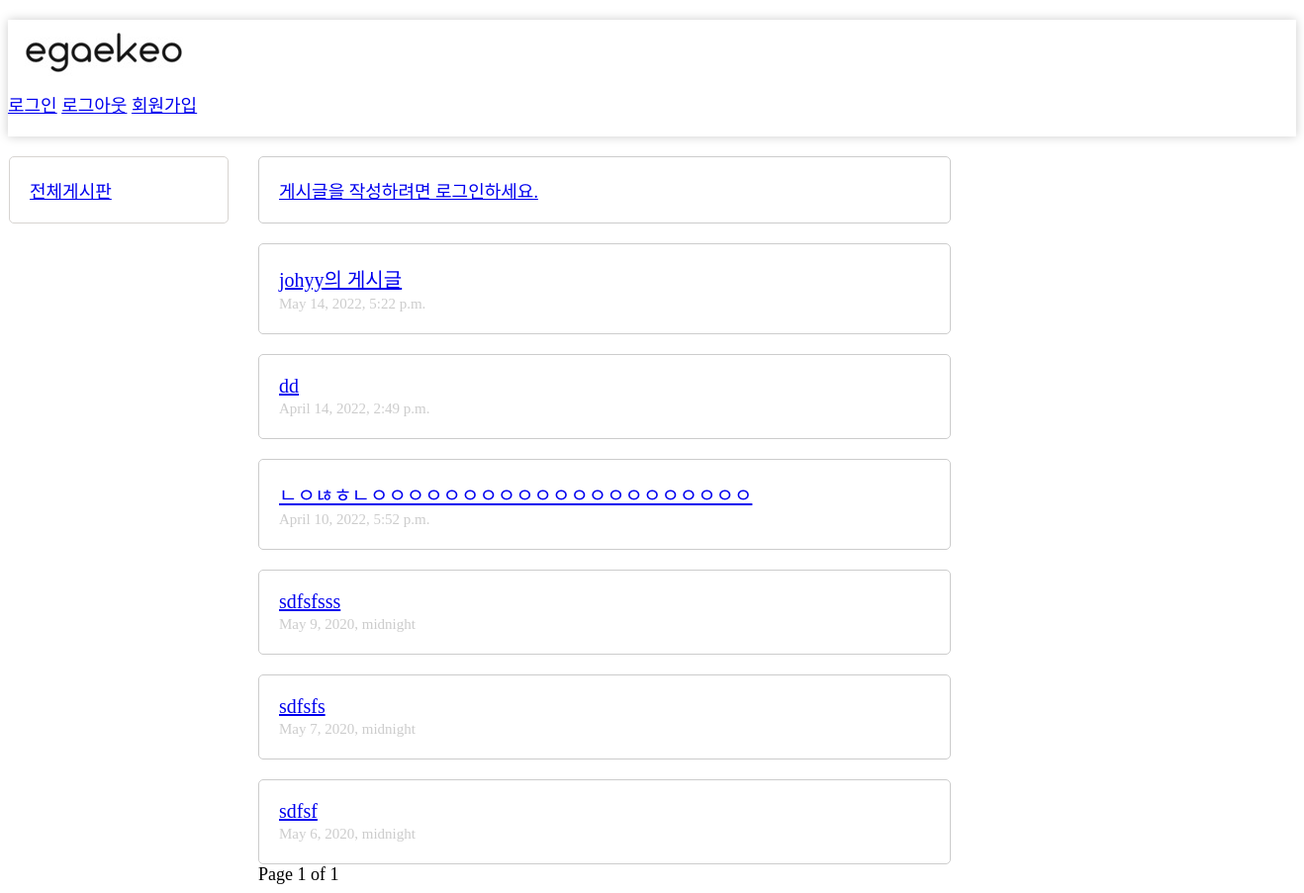
The app's page /, older data.
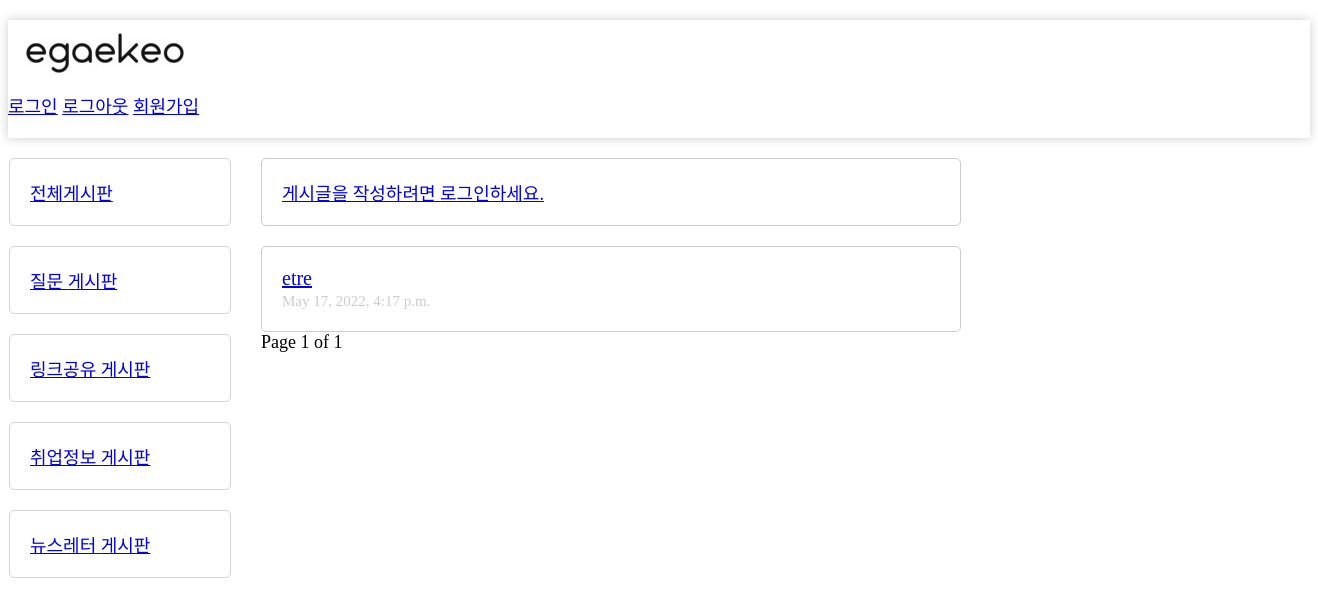
The same page, newer data.
### main/models.py (models this page shows, shortened)
class Post(models.Model):
    user = models.ForeignKey(settings.AUTH_USER_MODEL,
                             on_delete=models.CASCADE, default="", null=True)
    category = models.ForeignKey(
        Category, on_delete=models.CASCADE, default="", null=True)
    like_users = models.ManyToManyField(
        settings.AUTH_USER_MODEL, related_name='like_post')
    title = models.CharField(max_length=100)
    upload_time = models.DateTimeField(default=timezone.now)
    contents = models.TextField()

class Category(models.Model):
    name = models.CharField(max_length=255)
    class Meta:
        verbose_name = "Category"
        verbose_name_plural = "Categories"

### main/views.py (the view)
# urls.py: path('', views.index, name="index"),
def index(request):
    cate_list = Category.objects.all()
    post_list = Post.objects.order_by('-upload_time')
    paginator = Paginator(post_list, 6)
    page_number = request.GET.get('page')
    page_obj = paginator.get_page(page_number)
    return render(request, 'index.html', {'page_obj': page_obj, 'cate_list': cate_list})

### main/templates/index.html
{%extends 'base1.html'%}
{%block content%}
    <div class="post_in_rank">
        {%for post in page_obj %}
            <li class="post_detail"><a class="post_title" href="{%url 'detail' pk=post.id %}">{{post.title}}</a>
            </br><span class="upload_time">{{post.upload_time}}</span></li>
        {%endfor%}
    </div>
{%endblock%}

### main/templates/base1.html (shortened to what this page needs)
<!DOCTYPE html>
<html lang="en">
<head>
    {%load static%}
    <link rel = "stylesheet" href="{%static '/css/style.css'%}">
</head>
<body>
    <header>
        <div class="logo"><img src="/static/images/logo.png"></div>
        <div class="login">
            <a href="{%url 'common:login'%}">로그인</a>
            <a href="{%url 'common:logout'%}">로그아웃</a>
            <a href="{%url 'common:signup'%}">회원가입</a>
        </div>
    </header>
    <div class="main">
        <div class="nav">
            <li class="board-1"><a href="{%url 'index'%}">전체게시판</a></li>
            {%for item in cate_list%}
            <li class="board-1"><a href="{%url 'category_index' item.name%}">{{item.name}} 게시판</a></li>
            {%endfor%}
        </div>
        <div class="post">
            <div class="post_new">
                {%if request.user.is_authenticated%}
                    <a href="{%url 'create'%}">게시글 작성</a>
                {%else%}
                    <a href="{%url 'common:login'%}">게시글을 작성하려면 로그인하세요.</a>
                {%endif%}
            </div>
            {%block content%}
            {%endblock%}
            <div>
                Page {{page_obj.number}} of {{page_obj.paginator.num_pages}}
            </div>
        </div>
    </div>
</body>
</html>

Row changes from the older to the newer data that the page shows:
removed Post: title "johyy의 게시글", upload_time "May 14, 2022, 5:22 p.m."
removed Post: title "dd", upload_time "April 14, 2022, 2:49 p.m."
removed Post: title "ㄴㅇㄶㅎㄴㅇㅇㅇㅇㅇㅇㅇㅇㅇㅇㅇㅇㅇㅇㅇㅇㅇㅇㅇㅇㅇ", upload_time "April 10, 2022, 5:52 p.m."
removed Post: title "sdfsfsss", upload_time "May 9, 2020, midnight"
removed Post: title "sdfsfs", upload_time "May 7, 2020, midnight"
removed Post: title "sdfsf", upload_time "May 6, 2020, midnight"
added Category: name "질문"
added Category: name "링크공유"
added Category: name "취업정보"
added Category: name "뉴스레터"
added Post: title "etre", upload_time "May 17, 2022, 4:17 p.m."
